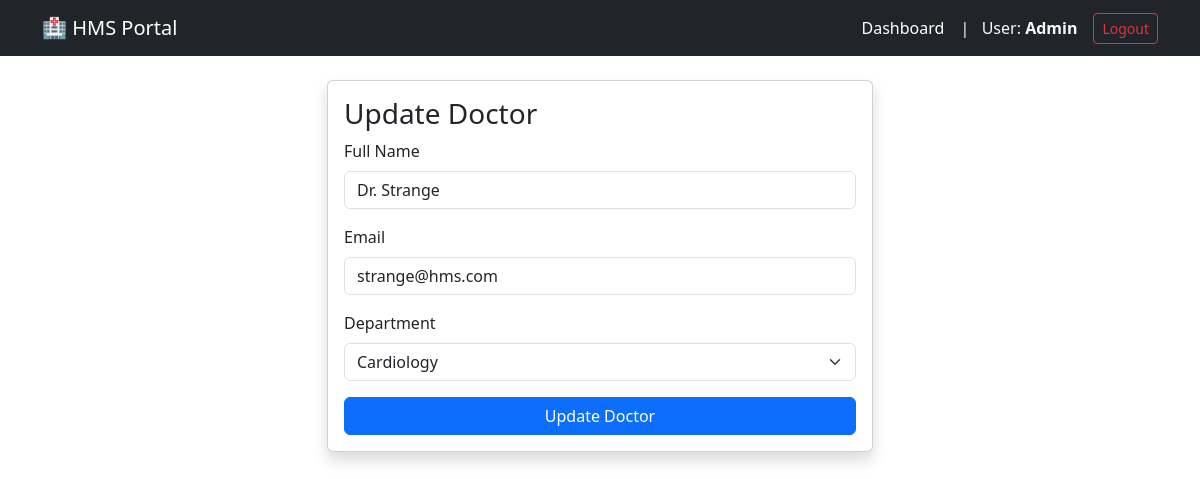
Screenshot of /admin/update_doctor/1 (signed in) with the database file from the repository.
### hms_app/models.py (models this page shows, shortened)
class Doctor(UserMixin, db.Model):
    id = db.Column(db.Integer, primary_key=True)
    name = db.Column(db.String(100), nullable=False)
    email = db.Column(db.String(120), unique=True, nullable=False)
    password_hash = db.Column(db.String(128))
    department_id = db.Column(db.Integer, db.ForeignKey('department.id'), nullable=False)
    appointments = db.relationship('Appointment', backref='doctor', lazy=True)

### hms_app/admin/routes.py (the view)
@admin.route('/update_doctor/<int:id>', methods=['GET', 'POST'])
@login_required
@admin_required
def update_doctor(id):
    doctor = Doctor.query.get_or_404(id)
    form = UpdateDoctorForm()
    form.department.choices = [(d.id, d.name) for d in Department.query.all()]
    if form.validate_on_submit():
        doctor.name = form.name.data
        doctor.email = form.email.data
        doctor.department_id = form.department.data
        db.session.commit()
        flash('Doctor profile updated!', 'success')
        return redirect(url_for('admin.manage_doctors'))
    elif request.method == 'GET':
        form.name.data = doctor.name
        form.email.data = doctor.email
        form.department.data = doctor.department_id
    return render_template('admin/add_doctor.html', title='Update Doctor', form=form)

### hms_app/admin/forms.py
class UpdateDoctorForm(FlaskForm):
    name = StringField('Full Name', validators=[DataRequired()])
    email = StringField('Email', validators=[DataRequired(), Email()])
    department = SelectField('Department', coerce=int, validators=[DataRequired()])
    submit = SubmitField('Update Doctor')

### hms_app/models.py (called while the page is built)
@login_manager.user_loader
def load_user(user_id):
    role = session.get('role')
    if role == 'admin': return Admin.query.get(int(user_id))
    elif role == 'doctor': return Doctor.query.get(int(user_id))
    elif role == 'patient': return Patient.query.get(int(user_id))
    admin = Admin.query.get(int(user_id))
    if admin: return admin
    doctor = Doctor.query.get(int(user_id))
    if doctor: return doctor
    return Patient.query.get(int(user_id))

    @property
    def role(self): return "admin"

### hms_app/templates/admin/add_doctor.html (shortened to what this page needs)
{% extends "base.html" %}
{% block content %}
<div class="row justify-content-center">
    <div class="col-md-6">
        <div class="card shadow">
            <div class="card-body">
                <h3>{{ title }}</h3>
                <form method="POST">
                    <div class="mb-3">
                        {{ form.name.label(class="form-label") }}
                        {{ form.name(class="form-control") }}
                    </div>
                    <div class="mb-3">
                        {{ form.email.label(class="form-label") }}
                        {{ form.email(class="form-control") }}
                    </div>
                    <div class="mb-3">
                        {{ form.department.label(class="form-label") }}
                        {{ form.department(class="form-select") }}
                    </div>
                    <button type="submit" class="btn btn-primary w-100">{{ title }}</button>
                </form>
            </div>
        </div>
    </div>
</div>
{% endblock %}

### rows the page displays
Doctor: name "Dr. Strange", email "strange@hms.com", department "Cardiology"

### other values shown
{{ current_user.role|capitalize }} "Admin"
{{ title }} "Update Doctor"
